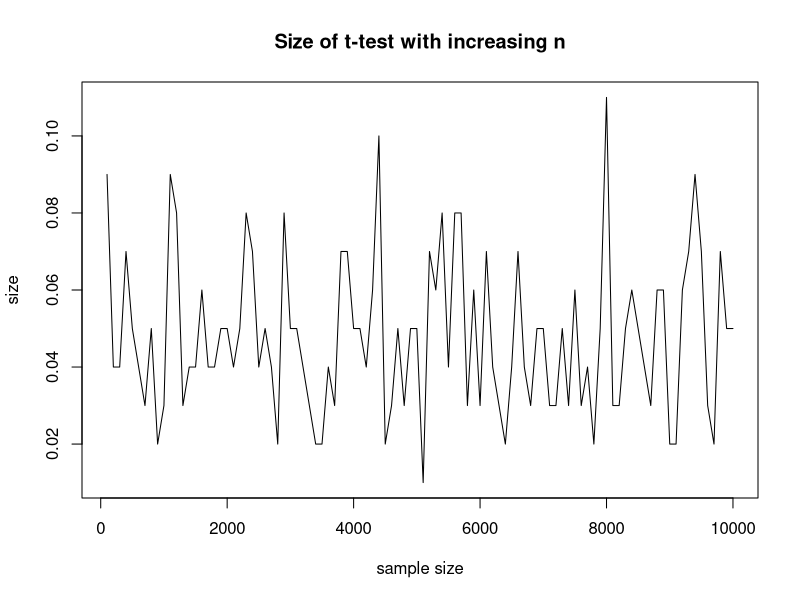
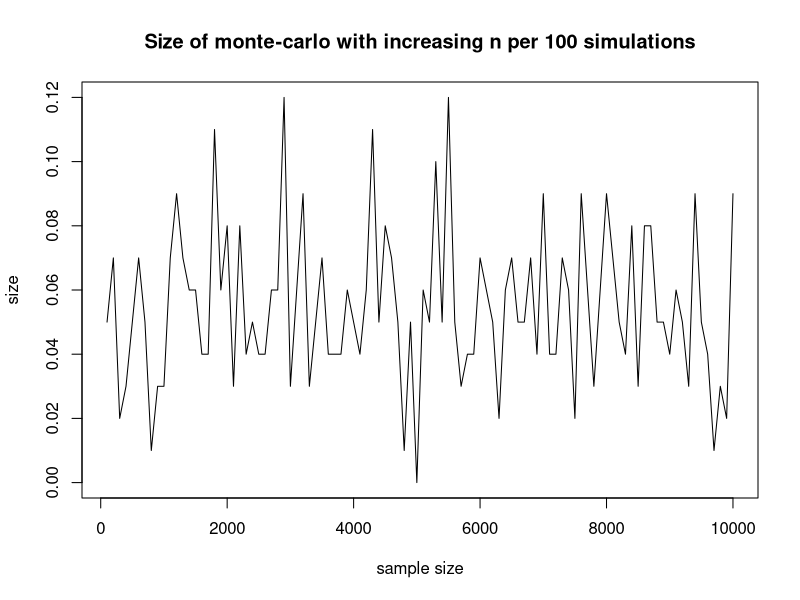

The R script that drew these images, in order: (Note: a time limit stopped this script after it produced the figures.)
#-------------------I hereby confirm this is my own work, unless stated otherwise------------------------------------#

#------------------------Expected Run time  for Full code approx 30 mins ---------------------------#








#-----------------Helper Functions-----------------------------------#
generate.gamma.data<-function(n,m,mu1=4,mu2=4,var1=8,var2=8){
  
  #Purpose:To create two samples of data from a gamma distribution
  #Intput: two samples of size n,m and means mu1,mu2, and var=var1,var2
  #output:list of sample 1 ,sample2 and the difference between means 
  
  #get the difference in means to see if under H_0 or H_1
  delta<-abs(mu2-mu1)
  
  x<-rgamma(n,shape=(mu1)^2/(var1),rate=(mu1)/(var1))
  y<-rgamma(m,shape=(mu2)^2/(var2),rate=(mu2)/(var2))
  #return as a list 
  gamma.data.list<-list(x,y,delta)
  
  return(gamma.data.list) 
}








generate.normal.data<-function(n=1,m=1,mu1=0,mu2=0,sigma1=1,sigma2=1)
{
  #Purpose : Generate data from a normal distribution
  #Intput: two samples of size n,m and means mu1,mu2, and sd's=sigma1,sigma2
  #output:list of sample 1 ,sample2 and the difference between means 
  
  #get the difference in means to see if under H_0 or H_1
  delta<-abs(mu2-mu1)
  
  x<-rnorm(n,mu1,sigma1)
  y<-rnorm(m,mu2,sigma2)
  #return as a list 
  data.list<-list(x,y,delta)
  
  return(data.list) #create two iid with a lenght 1 of normally distributed variables as default
}





calculate.t.pvalue<-function(data,alpha){
  #Purpose : calculate the pvalues for t
  #Input: A list containing the two sample sizes of data as well as a scalar (delta)
  #Output: a single p value for the ttest
  #calculate the one sided ttestt for the two sample dataset , get the pvalue
  
  
  
  t.p.value <- t.test(data[[1]],data[[2]],alternative = "less",var.equal = T,conf.level = 1-(alpha))["p.value"][[1]]
  
  return (t.p.value)}


calculate.mw.pvalue<-function(data){
  #Purpose <- calculate the pvalue for the Mann whitney test
  #Input <- A list containing (sample x,sample y,delta)
  #Output<-  A single p value for the Mann whitney test
  
  #Addiionalifo:(    #calculate the pvalue for: ""Mann whitney test"
  
  #null hypotheis : distributions of x and y differ by a location shift = mu 
  #if mu=0, x and y come from same distributions, with medians the same
  #Alternative hypotheis : if distribution differs from alocation , then the medians differ:
  #
  #)
  
  mw.p.value<- wilcox.test(data[[1]],data[[2]],alternative = "less",mu=0,paired=F)[["p.value"]]
  
  return(mw.p.value)
  
}

calculate.monte.carlo.p.value<- function(data){
  #Purpose :calculate the p-value usiing the Monte carlo Method
  #Input : data as a list : (sample1,sample2,delta)
  #Output :A single pvalue 
  
  #get data for X 
  x<-data[[1]]
  #get data for y
  y<-data[[2]]
  
  # Null hypotheis : Difference in means:0 , Alternative Hypothesis mean(x)<mean(y)
  
  
  #find the mean and SErrors for the two samples of the original dataset:
  meanx<-mean(x)
  SE.x<-sd(x)/sqrt(length(x))
  meany<-mean(y)
  SE.y<-sd(y)/sqrt(length(y))
  #get the difference in means for the original dataset:
  diff.xy<- meanx-meany
  #new.diff.xy <- diff.xy-1E-10 # take care of round for very small nos
  
  #generate 999 means for x only (under the null hypothesis) using SE fron a normal distribution
  
  estimate.meanx<-rnorm(999,meanx,SE.x)
  estimate.meany<-rnorm(999,meanx,SE.y)
  
  
  #get the difference in estimated means 
  diff.estimate.mean<- estimate.meanx-estimate.meany
  
  #add the original differenicein mean to the daataset
  diff.estimate.mean[1000]<-diff.xy
  
  
  #compare estimated difference in means to difference in sample mean
  
  values<-ifelse(diff.estimate.mean<=diff.xy,1,0)
  
  #sum the 1's and finf the propotion for one tailed test /1000
  
  monte.p.value<-sum(values)/1000
  
  return(monte.p.value)
  
  
}



Calculate.pvalue<-function(data,test,alpha){
  
  #Purpose :calculate the p value from two sample data sets
  #Input : data as a list ,the test for which the pvalue is to be  caclualted:
  #(1)t.test(2),mannwhitney or (3)montecarlo
  #delta :difference in means
  #Output: A p value
  
  if (test==1){ # calauclate pvalue for the t-test
    t.p.value<- calculate.t.pvalue(data,alpha)
    return(t.p.value)
  }
  
  else if (test==2){#calcualte pvalue for the mann-whitney test
    mw.p.value<-calculate.mw.pvalue(data)
    return(mw.p.value)
  }
  else if (test==3){ #calculate pvalue for the monte carlo test
    mc.p.value<-calculate.monte.carlo.p.value(data)
    return(mc.p.value)
  }
  
  
}


#-----------------------------------------Simulation Driver ----------------------------#
calcualte.size.power.fornsimulations<- function(nsim,n,m,alpha=0.05,test=1,mu1=0,mu2=0,data=1){
  #Purpose: produce nsimulations for the two sample data,and obtain the size and power of the test
  #Input:nsim<- no of simulations, test<- the test used , alpha<- the significance  level ,
  
  #n<-size of sample x, m<-size of sampley ,data=1 normal data ,data=2 gamma data
  #output : the size and power of the test
  
  
  #--------------Please note mu1!=0,mu2!=0 for data==2 , i.e for a gamma distribution------#
  
  #create an empty vector to store the pvalues
  pvec<-c()
  
  
  
  for (i in 1:(nsim)){
    
    if (data==1){
      mat<-generate.normal.data(n,m,mu1,mu2) #generate normal data
      
    }
    
    else if(data ==2){
      
      mat<-generate.gamma.data(n,m,mu1,mu2) # change means but hold var1=var2=8 throughout.
    }
    #get the delta for the data generated
    delta<-mat[[3]]
    
    
    p.value<- Calculate.pvalue(mat,test,alpha) #caluclate the pvalue for the generated dataset
    pvec<-c(p.value,pvec) #return them as a vector
    
  }
  if(delta==0){ # if data under null hypothesis calculate size
    
    calculate.size<-ifelse(pvec<alpha,1,0) # under null hypothies ,
    size<-(sum(calculate.size)/(nsim)) #get the proportion of pvalue has rejected null hypthesis incorrectly
    return (list("size",size))
  }
  
  else(delta!=0)
  { # if under alternative hypothesis , calculate power
  
  calculate.power<- ifelse(pvec<alpha,1,0)
  #get the propotion of time correctly rejected if null hypothesis false
  
  power<-sum(calculate.power)/(nsim)
  
  return(list("power",power))
  }
  
  
}

#------------------------------------------------------------------------------#




#----------------------------Simulation 1: Increasing n  ,effect on size-------------------#
increasenandm.size<-function(n,nfinal,by,test,nsim){
  #Purpose : increase N sequentially : assume two equal sample sizes
  #Input : n <- intial sample size ,nfinal<- final size of the sample 
  #by<- increase by length ,,nsim<-no of simulations for each sample size ,#the seed to test
  #Output : A list containing sequence of n's and corresponding sizes
  
  
  nseq<-seq(n,nfinal,by=by)
  pvec<-c() #initialize a empty vector
  for(i in 1:length(nseq)){
    #see how size  varies for increasing n  (mu1=mu2=0)
    size.forincreasingn <-calcualte.size.power.fornsimulations(nsim = nsim,n=nseq[i],m=nseq[i],test=test)[[2]]
    pvec<-c(pvec,size.forincreasingn) #append to previous results
  }
  return(list(nseq,pvec))
}

#----------------------------------------------Results for Simulation 1: PS: Takes  a bit of time to run--------------------------#
#looking at size of t-test with increasing n per 500 simulations
increasenandm.size.t<-increasenandm.size(100,10000,by=100,nsim = 100,test=1)

plot(increasenandm.size.t[[1]],increasenandm.size.t[[2]],type="l",xlab = "sample size","ylab"="size",main = "Size of t-test with increasing n")
#



#lookign at size of MC test with increasing n per 500 simulations
increasenandm.size.mc<-increasenandm.size(100,10000,by=100,nsim = 100,test=3)
plot(increasenandm.size.mc[[1]],increasenandm.size.mc[[2]],type="l",xlab = "sample size","ylab"="size",main = "Size of monte-carlo with increasing n per 100 simulations")


#looking at size of mw with increasing n per 500 simulations
increasenandm.size.mw<-increasenandm.size(100,10000,by=100,nsim = 100,test=2)

plot(increasenandm.size.mw[[1]],increasenandm.size.mw[[2]],type="l",xlab = "sample size","ylab"="size",main = "Size of Mann Whitney test with increasing n per 100 simulations")




#-----------------------------------------------------------Simulation 2: effect of increasing sample size on power ----------------#
increasenandm.power<-function(n,nfinal,by,nsim,test=1){
  #Purpose : increase N sequentially : assume two equal sample sizes and see how it affects power
  #Input : n <- intial sample size ,nfinal<- final size of the sample 
  #by<- increase by length ,,nsim<-no of simulations for each sample size ,#the seed to test
  #Output : A list of powers
  
  
  nseq<-seq(n,nfinal,by=by)
  pvec<-c() #initialize a empty vector
  for(i in 1:length(nseq)){
    #see how power  varies for increasing n  (mu2=0.1)
    power.forincreasingn <-calcualte.size.power.fornsimulations(nsim = nsim,n=nseq[i],m=nseq[i],test=test,mu2=0.1)[[2]]
    pvec<-c(pvec,power.forincreasingn) #append to previous results
  }
  return(list(nseq,pvec))
}

# ---------------------------- Results for Simulation2-------------------------#

#Inchreasing sample size and looking at  the effect on power for the ttest,montecarlo
#and the mann whitney
#looking at power of t-test with increasing n per 500 simulations
increasenandm.power.t<-increasenandm.power(100,10000,by=100,nsim =100,test=1)


#looking at  power of mann whitney with increasing n per 500 simulations

increasenandm.power.mw<-increasenandm.power(100,10000,by=100,nsim = 100,test=2)

# looking at power of MC with increasing n per 500 simulations
increasenandm.power.mc<-increasenandm.power(100,10000,by=100,nsim = 100,test=3)



plot(increasenandm.power.t[[1]],increasenandm.power.t[[2]],type="l",xlab = "sample size",ylab="power",main = "power of tests with inreasing size")
points(increasenandm.power.mc[[1]],increasenandm.power.mc[[2]],type="l",col="red")
points(increasenandm.power.mw[[1]],increasenandm.power.mw[[2]],type="l",col="green")
legend(3000,0.6,c("t-test","Monte-Carlo","Mann-Whitney"),col=c("black","red","green"),lty=c(1,1))

#---------------------------------Simulation3 ------------------------------------#
#look at inreasing mu2=0.01 (mu1=0) by 0.01 to 1 and see how affects the power

increaseeffectsize.power<-function(effinital,efffinal,by,nsim,test=1){
  #purpose :To look at the affect on power "increase in raw size"
  #Input : eddfinal: intial effect size , effinal : final effect size, by : increase by ,
  #nsim: no of simulations per increase in effect size, #test,: 1 : t.test,2:Mann Whitney 3: Monte Carlo
  # Output : A list containg "increasing raw size" with assocaited powers
  
  
  
  
  mu2seq<-seq(effinital,efffinal,by=by)
  pvec<-c() #initialize a empty vector
  for(i in 1:length(mu2seq)){
    #see how power  varies for increasing mu2 (mu1==0)
    power.forincreasingeffectsize <-calcualte.size.power.fornsimulations(nsim = nsim,n=100,m=100,test=test,mu2=mu2seq[i])[[2]]
    pvec<-c(pvec,power.forincreasingeffectsize) #append to previous results
  }
  return(list(mu2seq,pvec))
}


#------------------------------------Results for Simulations 3 ---------------------------------#
#look at inreasing mu2=0.01 (mu1=0) by 0.01 to 1 and see how affects the power

#Results for t-test

effectsize.power.t<-increaseeffectsize.power(0.01,1,by=0.01,nsim=100)

#Results for mann whitney
effectsize.power.mw<-increaseeffectsize.power(0.01,1,by=0.01,nsim=100,test=2)

#Results for Monte Carlo :
effectsize.power.mc<-increaseeffectsize.power(0.01,1,by=0.01,nsim=100,test=3)
#Plot the three tests on one plot
matplot (effectsize.power.mw[[1]], cbind (effectsize.power.t[[2]], effectsize.power.mw[[2]],effectsize.power.mc[[2]]),type = "l" ,xlab = "effect size","ylab"="power",main = "Comaprisions of power with increasing effect size")
legend(0.4,0.4,c("t-test","Mann-Whitney Test","Monte-Carlo Test"),col=c("black","red","green"),lty=c(1,1))

#------------------------------------------Simulation 4: Using samples from two gamma distribution to see the resulting power in the tests--------#


increasenandm.power.gamma<-function(n,nfinal,by,nsim,test=1,data=2){
  #Purpose : increase N sequentially : assume two equal sample sizes and see how it affects power
  #Input : n <- intial sample size ,nfinal<- final size of the sample 
  #by<- increase by length ,,nsim<-no of simulations for each sample size ,#the seed to test
  #Output : A list of powers
  
  
  
  nseq<-seq(n,nfinal,by=by)
  pvec<-c() #initialize a empty vector
  for(i in 1:length(nseq)){
    #see how power  varies for increasing n  (mu2=1.1)
    power.forincreasingn <-calcualte.size.power.fornsimulations(nsim = nsim,n=nseq[i],m=nseq[i],test=test,mu2=1.1,mu1=1,data=data)[[2]]
    pvec<-c(pvec,power.forincreasingn) #append to previous results
  }
  return(list(nseq,pvec))
}

#--------------------------------------------------------------Results for Simulation 4-------------------------------------------------#

#Simultating power for the three tests for a gamma distribution.
gamma.power.t<-increasenandm.power.gamma(100,10000,by=250,nsim = 100,test=1,data=2)
gamma.power.mw<-increasenandm.power.gamma(100,10000,by=250,nsim = 100,test=2,data=2)
gamma.power.mc<-increasenandm.power.gamma(100,10000,by=250,nsim = 100,test=3,data=2)


matplot (gamma.power.t[[1]], cbind (gamma.power.t[[2]],gamma.power.mc[[2]],gamma.power.mw[[2]]),type = "l" ,xlab = "n sample size","ylab"="power",main = "power with increasing sample size from a Gamma-distribution ")
legend(6500,0.5,c("T test","Monte-Carlo","Mann-Whitney"),col=c("black","red","green"),lty=c(1,1))


#--------------------------------------------------------------End ---------------------------------------------------------------#
